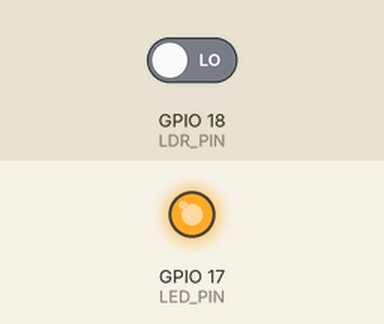
Recording of a program running on a simulated Raspberry Pi (BCM pin numbers). On the bench: output pins drawn as LEDs (lit = HIGH). Inputs (shaded band) come from the test bench; at power-on: GPIO 18 (LDR_PIN) LOW. What the program prints to the terminal is not drawn.

Above: at 0.1 s.
Timing chart, 0 to 1.6 s (numbered marks = the images above):
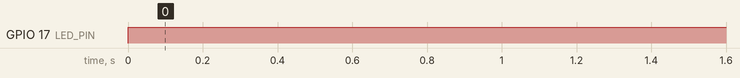

The program:

qn2.py
```python
#raspberry qn 2
import RPi.GPIO as GPIO
import time

# Light sensor and LED pins
LDR_PIN = 18
LED_PIN = 17

# Threshold light intensity value
THRESHOLD = 1000  # You may need to adjust this value based on your environment

def setup():
    GPIO.setmode(GPIO.BCM)
    GPIO.setup(LDR_PIN, GPIO.IN)
    GPIO.setup(LED_PIN, GPIO.OUT)
    GPIO.output(LED_PIN, GPIO.LOW)

def get_light_intensity():
    # Read LDR value
    ldr_value = GPIO.input(LDR_PIN)
    return ldr_value

def main():
    try:
        setup()
        while True:
            light_intensity = get_light_intensity()
            print(f"Light Intensity: {light_intensity}")

            if light_intensity < THRESHOLD:
                GPIO.output(LED_PIN, GPIO.HIGH)
                print("High-intensity LED turned ON")
            else:
                GPIO.output(LED_PIN, GPIO.LOW)
                print("High-intensity LED turned OFF")

            time.sleep(1)
    except KeyboardInterrupt:
        GPIO.cleanup()

if __name__ == "__main__":
    main()
```

Measured:
- by itself, GPIO 17 (LED_PIN): LOW → HIGH at 0.00 s
